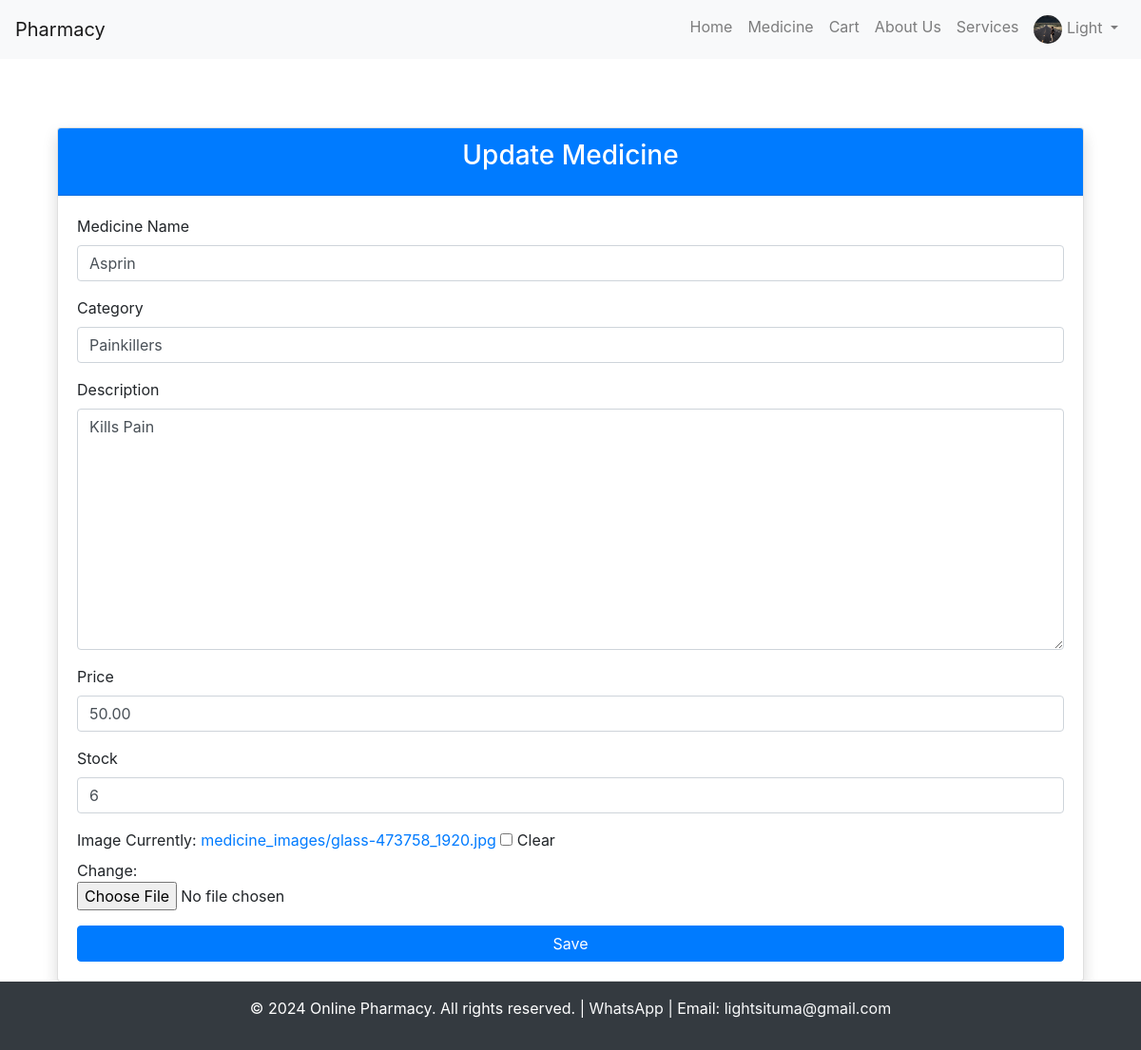
The app's page /medicines/8/update (signed in) with its own data.
### pharmacy_app/models.py (models this page shows, shortened)
class UserProfile(models.Model):
    user = models.OneToOneField(User, on_delete=models.CASCADE, related_name='profile')
    is_admin = models.BooleanField(default=False)
    image = models.ImageField(upload_to='profile_images/', blank=True, null=True)

class Medicine(models.Model):
    name = models.CharField(max_length=100)
    category = models.CharField(max_length=50)
    price = models.DecimalField(max_digits=10, decimal_places=2)
    stock = models.PositiveIntegerField()
    description = models.TextField()
    image = models.ImageField(upload_to='medicine_images/', blank=True, null=True)

### pharmacy_app/views.py (the view)
# urls.py: path('medicines/<int:pk>/update', views.medicine_update, name='medicine_update'),
@login_required
def medicine_update(request, pk):
    medicine = get_object_or_404(Medicine, pk=pk)
    if request.method == 'POST':
        form =MedicineForm(request.POST, instance=medicine)
        if form.is_valid():
            form.save()
            return redirect('medicine_list')
    else:
        form = MedicineForm(instance=medicine)
    return render(request, 'medicine_form.html',{'form': form})

### pharmacy_app/forms.py
class MedicineForm(forms.ModelForm):
    class Meta:
        model = Medicine
        fields = '__all__'

### pharmacy_app/templatetags/custom_filters.py (called while the page is built)
@register.filter(name='add_class')
def add_class(value, css_class):
    return value.as_widget(attrs={"class": css_class})

### pharmacy_app/templates/medicine_form.html (shortened to what this page needs)
{% extends "base.html" %}
{% load custom_filters %}
{% block content %}
<div class="container mt-5">
  <div class="card shadow">
    <div class="card-header bg-primary text-white">
      <h3 class="card-title text-center">{{ form.instance.pk|yesno:"Update Medicine,Add New Medicine" }}</h3>
    </div>
    <div class="card-body">
      <form action="" method="post" enctype="multipart/form-data">
        <div class="form-group">
          <label for="{{ form.name.id_for_label }}">Medicine Name</label>
          {{ form.name|add_class:"form-control" }}
        </div>
        <div class="form-group">
          <label for="{{ form.category.id_for_label }}">Category</label>
          {{ form.category|add_class:"form-control" }}
        </div>
        <div class="form-group">
          <label for="{{ form.description.id_for_label }}">Description</label>
          {{ form.description|add_class:"form-control" }}
        </div>
        <div class="form-group">
          <label for="{{ form.price.id_for_label }}">Price</label>
          {{ form.price|add_class:"form-control" }}
        </div>
        <div class="form-group">
          <label for="{{ form.stock.id_for_label }}">Stock</label>
          {{ form.stock|add_class:"form-control" }}
        </div>
        <div class="form-group">
          <label for="{{ form.image.id_for_label }}">Image</label>
          {{ form.image|add_class:"form-control-file" }}
        </div>
        <button type="submit" class="btn btn-primary btn-block">Save</button>
      </form>
    </div>
  </div>
</div>
{% endblock %}

### pharmacy_app/templates/base.html (shortened to what this page needs)
<!DOCTYPE html>
<html lang="en">
<head>
    {% load static %}
    <link rel="stylesheet" href="https://stackpath.bootstrapcdn.com/bootstrap/4.5.2/css/bootstrap.min.css">
</head>
<body>
    <nav class="navbar navbar-expand-lg navbar-light bg-light">
    <a class="navbar-brand" href="{% url 'home' %}">Pharmacy</a>
    <div class="collapse navbar-collapse">
        <ul class="navbar-nav ml-auto">
            <li class="nav-item"><a class="nav-link" href="{% url 'home' %}">Home</a></li>
            <li class="nav-item"><a class="nav-link" href="{% url 'medicine_list' %}">Medicine</a></li>
            <li class="nav-item"><a class="nav-link" href="{% url 'cart' %}">Cart</a></li>
            <li class="nav-item"><a class="nav-link" href="{% url 'about_us' %}">About Us</a></li>
            <li class="nav-item"><a class="nav-link" href="{% url 'services' %}">Services</a></li>
            {% if user.is_authenticated %}
            <li class="nav-item dropdown">
                <a class="nav-link dropdown-toggle" href="#" id="navbarDropdown" role="button" data-toggle="dropdown" aria-haspopup="true" aria-expanded="false">
                    <img src="{% if user.profile.image %}{{ user.profile.image.url }}{% else %}{% static 'images/img_1.png' %}{% endif %}"
                        class="rounded-circle" width="30" height="30" alt="Profile">
        {{ user.first_name|default:user.username }}
    </a>
</li>
{% else %}
<li class="nav-item"><a class="nav-link" href="{% url 'login' %}">Login</a></li>
{% endif %}
        </ul>
    </div>
</nav>
    <div class="container content mt-4">
        {% block content %}{% endblock %}
    </div>
    <footer class="bg-dark text-white text-center py-3">
        <p>&copy; 2024 Online Pharmacy. All rights reserved. | <a href="https://wa.me/254798093549" class="text-light">WhatsApp</a> | Email: <a href="mailto:lightsituma@gmail.com" class="text-light">lightsituma@gmail.com</a></p>
    </footer>
</body>
</html>

### pharmacy_app/templates/base.html (style rules this page uses)
body { display: flex; flex-direction: column; min-height: 100vh; }
.content { flex: 1; }
footer { background-color: #343a40; color: white; text-align: center; padding: 10px 0; position: relative; bottom: 0; width: 100%; }

### records on screen
Medicine: instance.pk "Update Medicine", name "Asprin", category "Painkillers", description "Kills Pain", price "50.00", stock "6"

### other values on screen
{{ user.first_name|default:user.username }} "Light"
